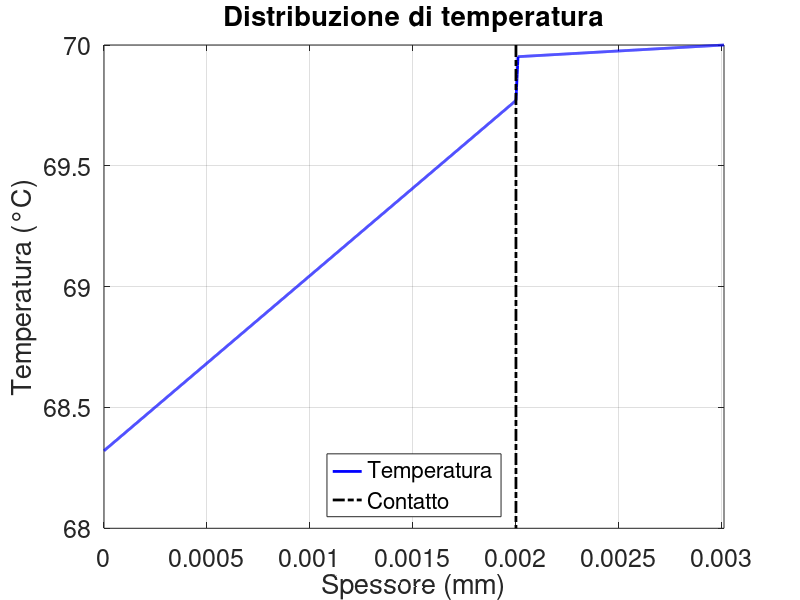

Reproduce this figure in MATLAB.
clc; clear; close all;

%% dati
tu = 2e-3; %m
td = 1e-3; %m
Tu = 20; %°C
Td = 70; %°C
hh = 15; %W/m^2K
ku = 1; %W/mK
kd = 15; %W/mK

tis = 0.01e-3; %5e-4 da testo m
Ris = 2.5e-4; %2.5e-5 da testo Km^2/W
kguarn = tis/Ris; %W/mK

%% griglia {(up) 0->robin->i-> is ->s->dirichlet->end (down)}
dx = 1e-6; %m
xu = (0:dx:tu)';
nu = length(xu);
xis = (tu+dx:dx:tu+tis)';
nis = length(xis);
xd = (tu+tis+dx:dx:tu+td+tis)';
xx = [xu;xis;xd];
nn = length(xx);

%% AA & bb
my_diag = ones(nn,1);
AA = spdiags([my_diag -2*my_diag my_diag], -1:1, nn, nn);
bb = zeros(nn,1);

%% coco & TT
%robin
AA(1,1) = hh/ku*dx+1;
AA(1,2) = -1;
bb(1) = hh*Tu*dx/ku;

%continuità
AA(nu,nu-1) = -ku;
AA(nu,nu) = ku + kguarn;
AA(nu,nu+1) = -kguarn;
bb(nu) = 0;

%continuità
AA(nu+nis,nu+nis-1) = -kguarn;
AA(nu+nis,nu+nis) = kd + kguarn;
AA(nu+nis,nu+nis+1) = -kd;
bb(nu+nis) = 0;

%dirichlet
AA(end,end-1) = 0;
AA(end,end) = 1;
bb(end) = Td;

TT = AA\bb;

%% plotto
plot(xx,TT, 'b-', 'linewidth', 2)
hold on
plot([2e-3 2e-3], [70 68], 'k-.', 'linewidth', 2)
legend('Temperatura', 'Contatto', 'location', 'south')
title('Distribuzione di temperatura')
xlabel('Spessore (mm)')
ylabel('Temperatura (°C)')
set(gca,'fontsize',18)
box on
grid on
xlim([xx(1) xx(end)])
